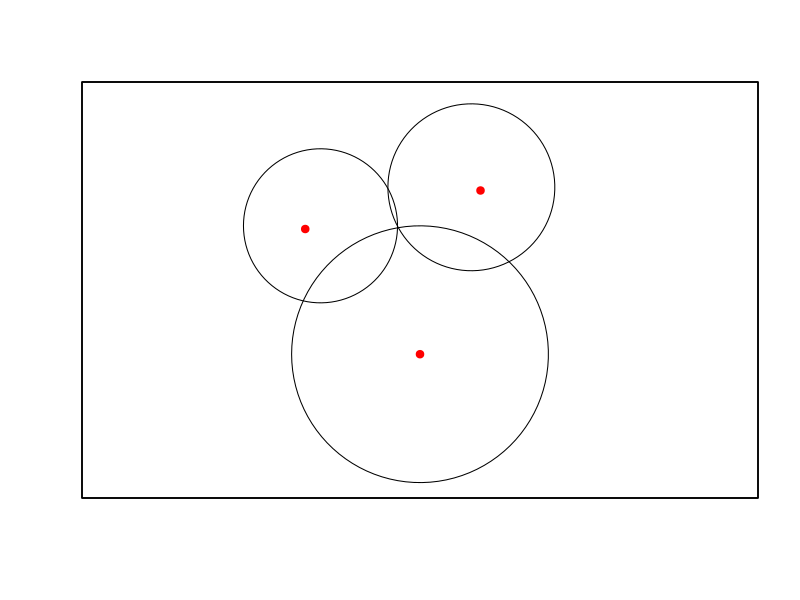

Here is the R script that generated this plot:
plot.circle <- function(x, y, r){
  theta <- seq(-pi, pi, length=100)
  points(x + r*cos(theta), y + r*sin(theta), type="l", asp=1)
}
plot(c(-3,3), c(-3,3), type="n", asp=1,xaxt = "n",yaxt = "n",ylab = "",xlab = "") # 作図領域を用意
plot.circle(0, -1, 2)       
plot.circle(-1.55, 1, 1.2) 
plot.circle( 0.8, 1.6, 1.3) 

# 中心のplot
par(new=T)
plot(0,-1,col = "red",pch = 19,ylim = c(-3,3),xlim = c(-3,3),xaxt = "n",yaxt = "n",ylab = "",xlab = "")
par(new=T)
plot(-1.1,0.95,col = "red",pch = 19,ylim = c(-3,3),xlim = c(-3,3),xaxt = "n",yaxt = "n",ylab = "",xlab = "")
par(new=T)
plot(0.58,1.55,col = "red",pch = 19,ylim = c(-3,3),xlim = c(-3,3),xaxt = "n",yaxt = "n",ylab = "",xlab = "")
